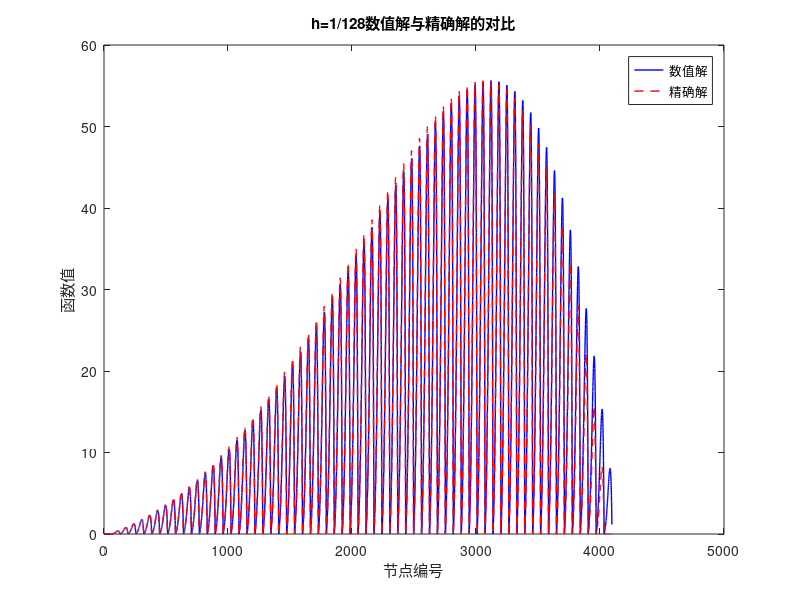
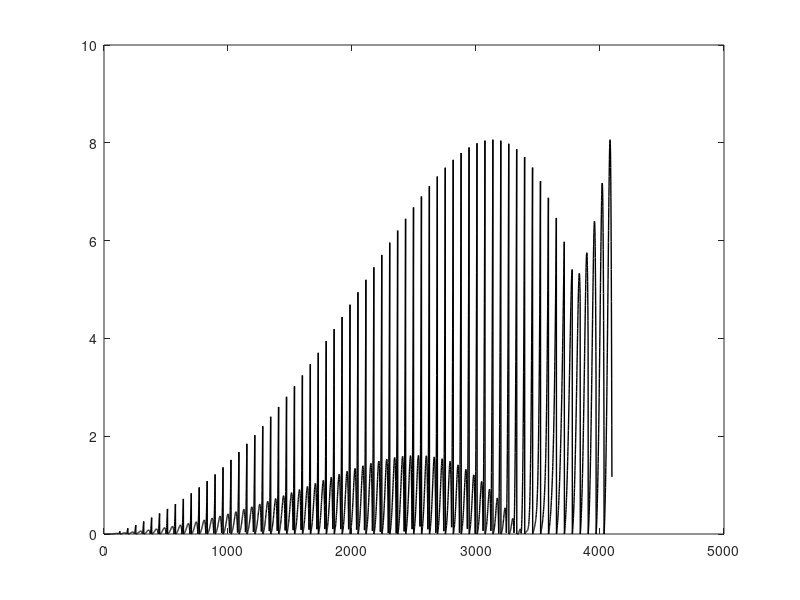
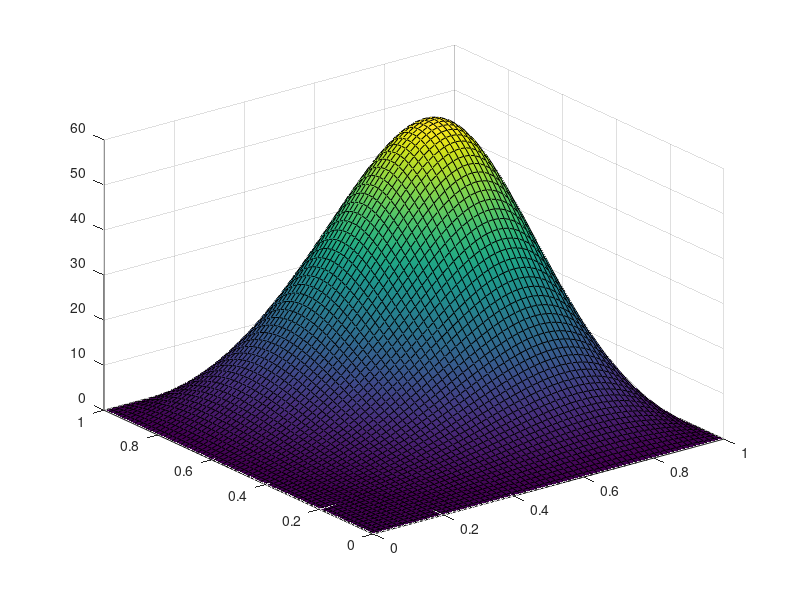

These charts were generated, in order, by the following MATLAB code: (Note: this script raises an error after producing the figures.)
%网格划分数量
n=64;
h1=1/n; h2=1/n;

%matrix_C
C_=(2/h1.^2+2/h2.^2)*diag(ones(1,n-1));%主对角线元素（中心差分系数）
c1=-(1/h1.^2)*diag(ones(1,n-2),1);%上对角线元素
c2=-(1/h1.^2)*diag(ones(1,n-2),-1);%下对角线元素
C=c1+C_+c2;
%matrix_D
D=-(1/h2.^2)*diag(ones(1,n-1));

%构造DCD矩阵
main_diag=kron(speye(n-1),C);%主对角块：C矩阵的Kronecker积
upper_diag=kron(spdiags(ones(n-1,1),1,n-1,n-1),D);%上对角块：D矩阵的Kronecker积
lower_diag=kron(spdiags(ones(n-1,1),-1,n-1,n-1),D);%下对角块：D矩阵的Kronecker积
DCD= main_diag + upper_diag + lower_diag;

%f向量
F=[];
for j=1:n-1
    for i=1:n-1
        x=h1*i;
        y=h2*j;
        %poisson方程右端项
        f=2*pi.^2*exp(pi*(x+y)).*(sin(pi*x).*cos(pi*y)+cos(pi*x).*sin(pi*y));
        F=[F,f];
    end
end

%求逆计算u
u=-inv(DCD)*F';u=u';
%转换为U矩阵
U=zeros(n-1,n-1);
for i=1:n-1
    U(:,i)=u((n-1)*(i-1)+1:(n-1)*i)';
end
U=padarray(U,[1 1],0,'both');%外面加一圈0

%数值解与精确解的对比
figure;
%数值解
x=[1:n*n];
u_=zeros(1,n*n);
for i=1:n
    u_(n*(i-1)+1:n*i)=U(1:n,i);
end
plot(x,u_,'-b','MarkerSize',5,'LineWidth',1);
hold on;
%精确解
x = linspace(0, 1, n);
y = linspace(0, 1, n);
[X, Y] = meshgrid(x, y);
Z=exp(pi*(X+Y)).*sin(pi*X).*sin(pi*Y);
z=zeros(1,n*n);
for i=1:n
    z(n*(i-1)+1:n*i)=Z(:,i);
end
x=[1:n*n];
plot(x,z,'--r','MarkerSize',5,'LineWidth',1);
xlabel('节点编号');
ylabel('函数值');
title('h=1/128数值解与精确解的对比');
legend('数值解','精确解');

%误差
figure;
error=abs(z-u_);
xlabel('节点编号');
ylabel('误差绝对值');
plot(x,error,'-k','MarkerSize',5,'LineWidth',1);

%五点差分格式三维图像
[X, Y]=meshgrid(0:h1:1,0:h2:1);%生成网格坐标
figure;
mesh(X, Y, U, 'EdgeColor','k','FaceColor','interp');
alpha(0.7);
hold on;
xlabel('x');
ylabel('y');
zlabel('u(x,y)');
colorbar;
title('五点差分格式 h=1/64');
view(30, 45);%调整视角（方位角45°，俯仰角30°）
grid on;
